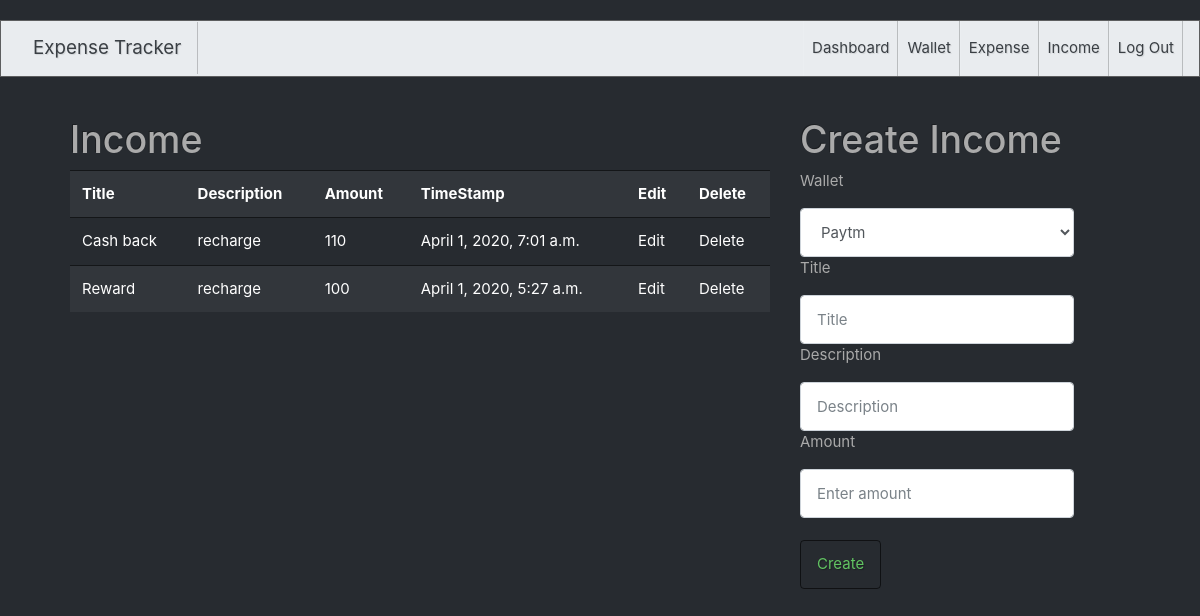
Screenshot of /income/ (signed in) with the database file from the repository.
### tracker/models.py (models this page shows, shortened)
class Income(models.Model):
    title= models.CharField(max_length = 100 )
    description=models.TextField()
    Amount =models.IntegerField()
    timestamp =models.DateTimeField(auto_now=True)
    user=models.ForeignKey(User,on_delete=models.CASCADE,null=True,blank=True)
    wallet=models.ForeignKey(Wallet,on_delete=models.CASCADE,null=True,blank=True)

### tracker/views.py (the view)
# urls.py: path('income/',get_all_income),
def get_all_income(request):
    user=request.user
    all_wallet=Wallet.objects.filter(user=user)
    all_income=Income.objects.filter(user=user)
    return render(request,"income.html",{"income":all_income,"wallet":all_wallet})

### tracker/templates/income.html (shortened to what this page needs)
{% extends 'bootswatch.html' %}
{% block body %}
<div class="container" style="display: flex; width: 100%;padding: 20px;">
    <div style="margin-right: 30px;">
        <h1>Income</h1>
       <table class="table table-striped" style="width: 700px;">
           <tr>
               <th>Title</th>
               <th>Description</th>
               <th>Amount</th>
               <th>TimeStamp</th>
               <th>Edit</th>
               <th>Delete</th>
           </tr>
       {% for inc in income %}
           <tr>
               <td>{{inc.title}}</td>
               <td>{{inc.description}}</td>
               <td>{{inc.Amount}}</td>
               <td>{{inc.timestamp}}</td>
               <td><a href="/edit_income/{{inc.id}}/">Edit</a></td>
               <td><a href="/delete_income/{{inc.id}}/">Delete</a></td>
           </tr>
       {% endfor %}
       </table>
    </div>
<div style="max-width: 300px;">
    <h1>Create Income</h1>
    <form action="/create_income/" method="post" class="form-group">
     <p>Wallet</p>
     <select name="wallet" class="form-control">
         {% for wal in wallet %}
         <option value="{{wal.id}}">{{wal.name}}</option>
         {% endfor %}
     </select>
     <p>Title</p>
     <input type="text" name="title" placeholder="Title" class="form-control">
     <p>Description</p>
     <input type="text" name="description" placeholder="Description" class="form-control">
     <p>Amount</p>
     <input type="number" name="amount" placeholder="Enter amount" class="form-control" >
     <br>
     <button type="submit" class="btn btn-outline-success">Create</button>
     </form>
</div>
</div>
{% endblock %}

### rows the page displays
Income: title "Cash back", description "recharge", Amount "110", timestamp "April 1, 2020, 7:01 a.m."
Income: title "Reward", description "recharge", Amount "100", timestamp "April 1, 2020, 5:27 a.m."

### other values shown
form field wallet "Paytm"
